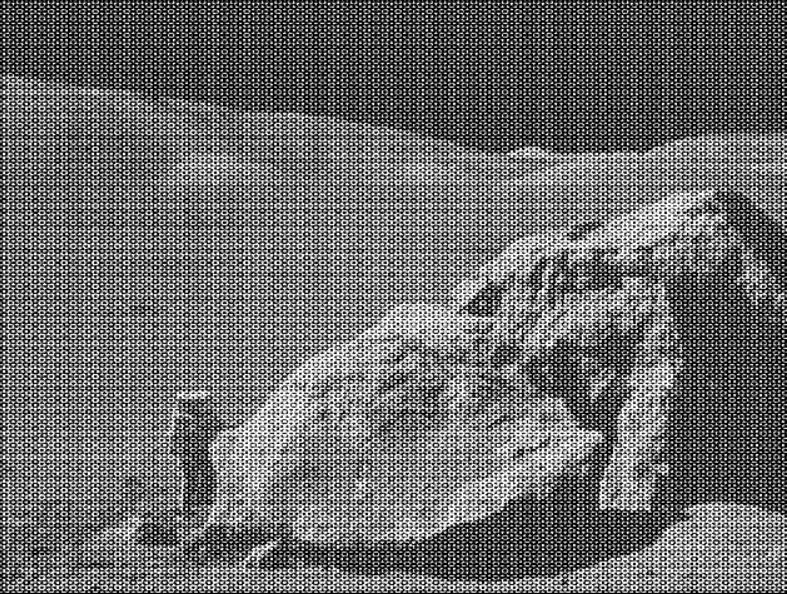
#> input picture periodic_noise.JPG, 787 x 594 px, found by its file name
$ python Lab_5.py
#> lines starting #> are read from the running program, lines starting #| are printed output that depends on the picture; after the words box and inside, x2 and y2 are one past the last pixel; in counts of white or black regions, pixels touching at a corner belong together; long printed decimals are rounded
import numpy as np
import cv2
import matplotlib.pyplot as plt


image = cv2.imread('periodic_noise.jpg', cv2.IMREAD_GRAYSCALE)
#> image: shape (594, 787); min 0, max 255, mean 107.6


# 1

dft = cv2.dft(np.float32(image), flags=cv2.DFT_COMPLEX_OUTPUT)
dft_shift = np.fft.fftshift(dft, axes=(0, 1))

magnitude = cv2.magnitude(dft_shift[:, :, 0], dft_shift[:, :, 1])
spectrum = 20 * np.log(magnitude + 1)
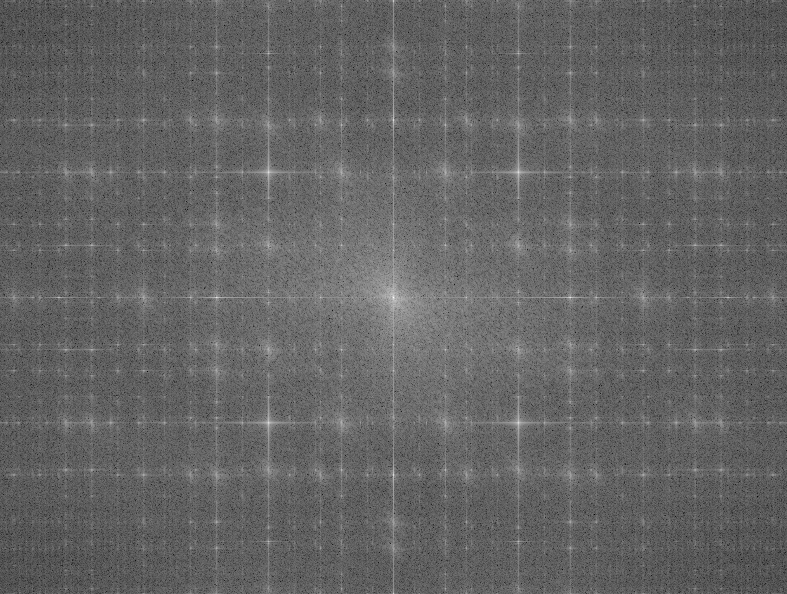
#> spectrum: shape (594, 787) float32; min 64.48, max 354.7, mean 178.8; drawn with min black and max white

plt.figure(figsize=(12, 5))

plt.subplot(1, 2, 1)
plt.imshow(image, cmap='gray')
plt.title('Оригинал')

plt.subplot(1, 2, 2)
plt.imshow(spectrum, cmap='gray')
plt.title('Спектр')

plt.tight_layout()
plt.show()


D0 = 20
h, w = image.shape
#> h = 594; w = 787
cy, cx = h // 2, w // 2
#> cy = 297; cx = 393

y = np.arange(h) - cy
#> y = 594 values from -297 to 296
x = np.arange(w) - cx
#> x = 787 values from -393 to 393
yy, xx = np.meshgrid(y, x, indexing='ij')

D2 = yy**2 + xx**2
hp = 1 - np.exp(-D2 / (2 * D0**2))

mask = np.zeros((h, w, 2), np.float32)
mask[:, :, 0] = hp
mask[:, :, 1] = hp

filtered = dft_shift * mask

magnitude = cv2.magnitude(filtered[:, :, 0], filtered[:, :, 1])
filtered_spectrum = 20 * np.log(magnitude + 1)

image_hp = cv2.idft(
    np.fft.ifftshift(filtered, axes=(0, 1)),
    flags=cv2.DFT_SCALE | cv2.DFT_REAL_OUTPUT
)

plt.figure(figsize=(15, 5))

plt.subplot(1, 3, 1)
plt.imshow(mask[:, :, 0], cmap='gray')
plt.title(f'Маска Гаусса, D0={D0}')

plt.subplot(1, 3, 2)
plt.imshow(filtered_spectrum, cmap='gray')
plt.title('Спектр после фильтрации')

plt.subplot(1, 3, 3)
plt.imshow(image_hp, cmap='gray')
plt.title('Результат фильтрации')

plt.tight_layout()
plt.show()


# 2

ksize = 11
sigma = 2.0

ax = np.arange(-(ksize // 2), ksize // 2 + 1)
xx, yy = np.meshgrid(ax, ax)

kernel = np.exp(-(xx**2 + yy**2) / (2 * sigma**2))
kernel = (kernel / kernel.sum()).astype(np.float32)

kh, kw = kernel.shape
kernel_pad = np.zeros((h, w), np.float32)
kernel_pad[:kh, :kw] = kernel

kernel_pad = np.roll(
    kernel_pad,
    (-(kh // 2), -(kw // 2)),
    axis=(0, 1)
)

dft_image = cv2.dft(
    np.float32(image),
    flags=cv2.DFT_COMPLEX_OUTPUT
)
dft_kernel = cv2.dft(kernel_pad, flags=cv2.DFT_COMPLEX_OUTPUT)

prod = cv2.mulSpectrums(dft_image, dft_kernel, flags=0)

conv = cv2.idft(
    prod,
    flags=cv2.DFT_SCALE | cv2.DFT_REAL_OUTPUT
)

conv_ref = cv2.filter2D(np.float32(image), -1, kernel)

diff = np.abs(conv - conv_ref)
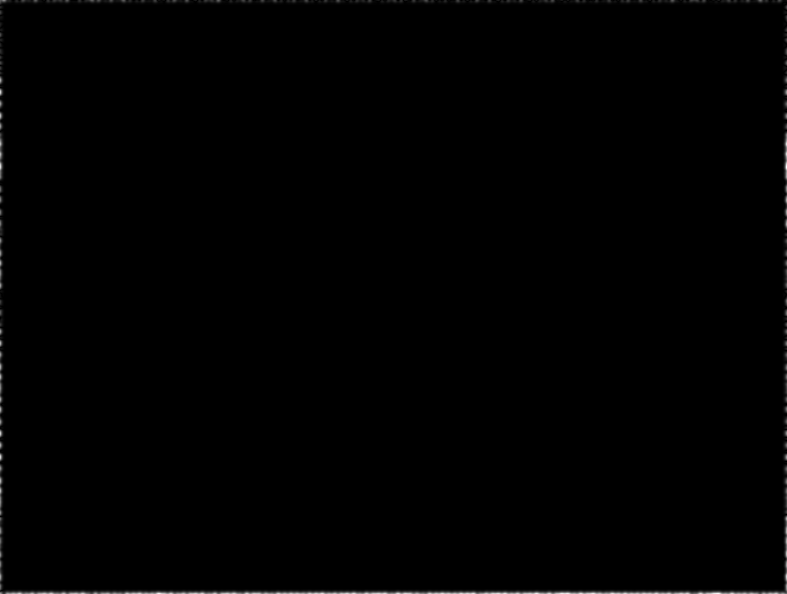
#> diff: shape (594, 787) float32; min 0, max 35.14, mean 0.1; drawn with min black and max white
diff_inner = diff[ksize:-ksize, ksize:-ksize]
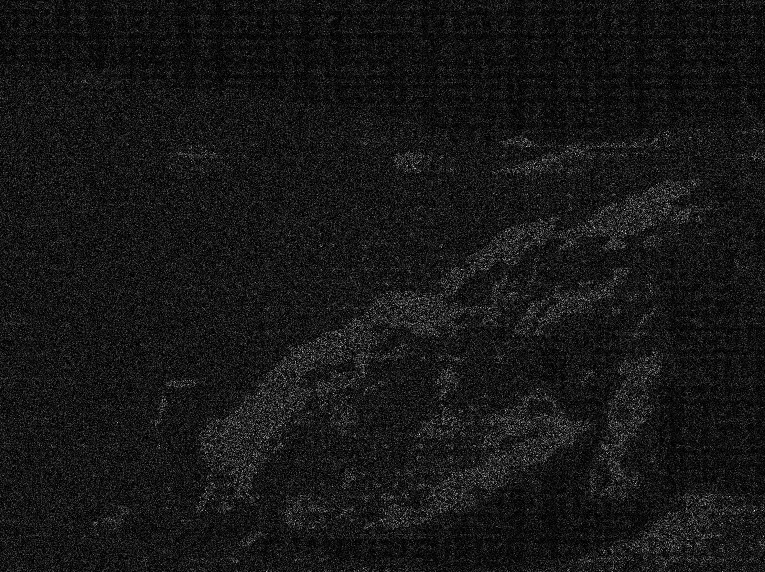
#> diff_inner: shape (572, 765) float32; min 0, max 0.000488, mean 4.54e-05; drawn with min black and max white

print('Максимальная разница внутри:', diff_inner.max())
#| Максимальная разница внутри: 0.0004883

plt.figure(figsize=(16, 5))

plt.subplot(1, 3, 1)
plt.imshow(image, cmap='gray')
plt.title('Оригинал')

plt.subplot(1, 3, 2)
plt.imshow(kernel, cmap='viridis')
plt.title('Ядро Гаусса')

plt.subplot(1, 3, 3)
plt.imshow(conv, cmap='gray')
plt.title('Свёртка через Фурье')

plt.tight_layout()
plt.show()
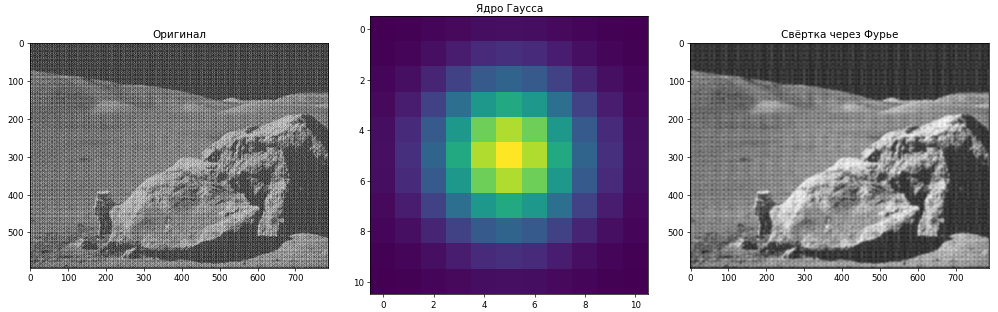
#> figure drawn by matplotlib, 3 panels


# 3

dft = cv2.dft(np.float32(image), flags=cv2.DFT_COMPLEX_OUTPUT)
dft_shift = np.fft.fftshift(dft, axes=(0, 1))

magnitude = cv2.magnitude(dft_shift[:, :, 0], dft_shift[:, :, 1])
spectrum = 20 * np.log(magnitude + 1)

T = 250
R = 50
r = 6

points = np.argwhere(spectrum > T)
#> points = 748 pairs, first value 0 to 593, second value 57 to 729
notch_mask = np.ones((h, w), np.float32)
count = 0

for y, x in points:
    if (y - cy)**2 + (x - cx)**2 > R**2:
        cv2.circle(notch_mask, (int(x), int(y)), r, 0, -1)

        sym_y = (2 * cy - int(y)) % h
        sym_x = (2 * cx - int(x)) % w
        cv2.circle(notch_mask, (sym_x, sym_y), r, 0, -1)

        count += 1
#> this loop made 748 passes
#> (y, x, sym_y, sym_x) on passes 1 to 12: (0, 393, 0, 393), (1, 393, 593, 393), (2, 393, 592, 393), (6, 341, 588, 445), (6, 445, 588, 341), (46, 216, 548, 570), (46, 393, 548, 393), (46, 570, 548, 216), (51, 268, 543, 518), (51, 518, 543, 268), (53, 268, 541, 518), (53, 518, 541, 268)
#> (sym_y, sym_x) on passes 61 to 66: (431, 518), (431, 268), (430, 518), (430, 268), (429, 518), (429, 268)
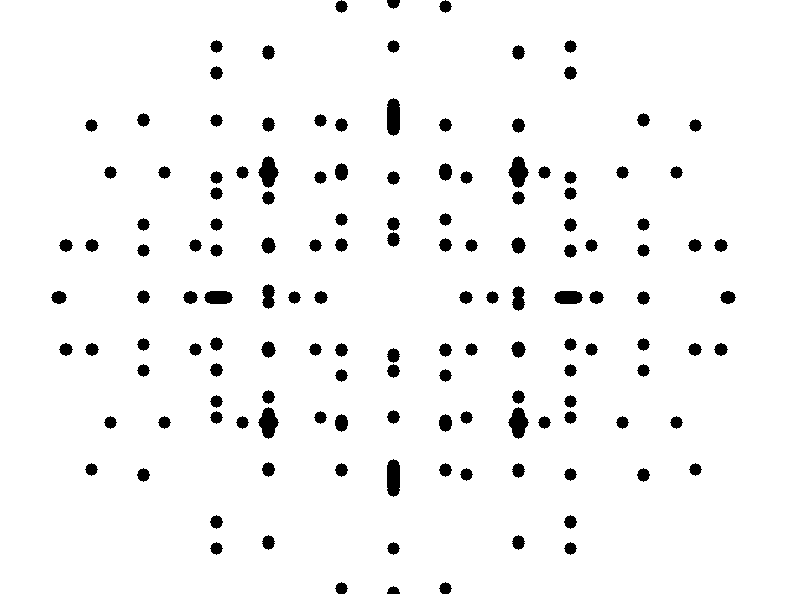
#> notch_mask: shape (594, 787) float32; values 0 (black) and 1 (white), 95.7% white; 142 black regions, largest, box (x1, y1, x2, y2) and area: (387, 98, 400, 136) 436, (387, 459, 400, 497) 436, (258, 156, 279, 188) 416
#> after the loop, count = 465

print('найденные пики:', count)
#| найденные пики: 465

mask = np.dstack([notch_mask, notch_mask])
filtered = dft_shift * mask

magnitude = cv2.magnitude(filtered[:, :, 0], filtered[:, :, 1])
filtered_spectrum = 20 * np.log(magnitude + 1)
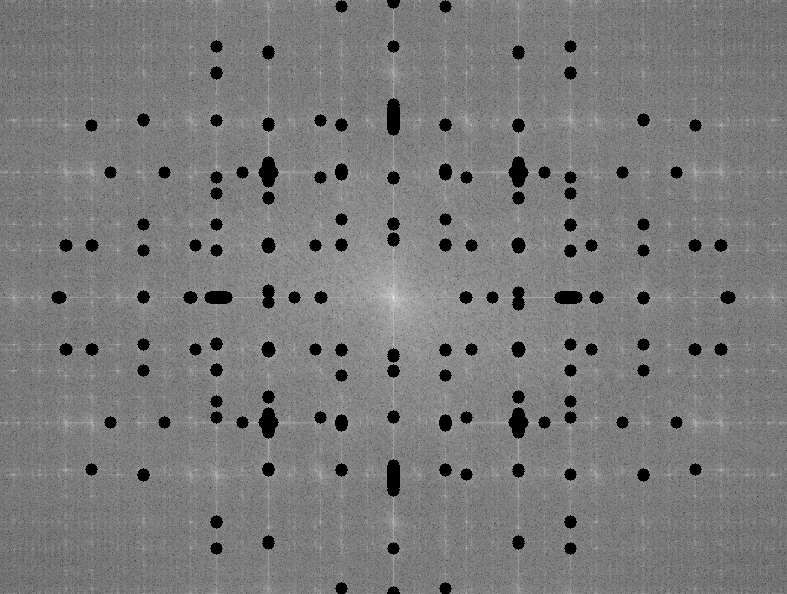
#> filtered_spectrum: shape (594, 787) float32; min 0, max 354.7, mean 170.3; drawn with min black and max white

image_clean = cv2.idft(
    np.fft.ifftshift(filtered, axes=(0, 1)),
    flags=cv2.DFT_SCALE | cv2.DFT_REAL_OUTPUT
)
image_clean = np.clip(image_clean, 0, 255).astype(np.uint8)
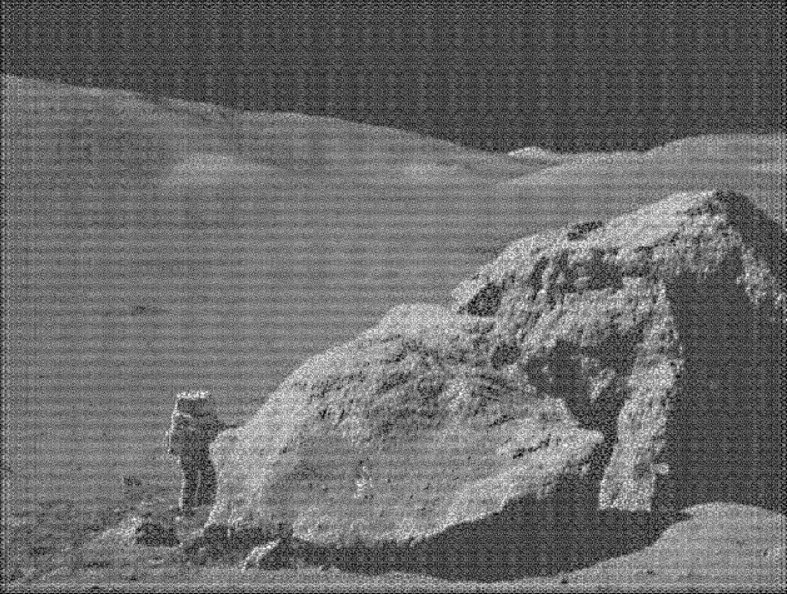
#> image_clean: shape (594, 787); min 0, max 255, mean 107.2

plt.figure(figsize=(15, 9))

plt.subplot(2, 3, 1)
plt.imshow(image, cmap='gray', vmin=0, vmax=255)
plt.title('Оригинал')

plt.subplot(2, 3, 2)
plt.imshow(spectrum, cmap='gray')
plt.title('Спектр')

plt.subplot(2, 3, 3)
plt.imshow(notch_mask, cmap='gray')
plt.title('Маска подавления шума')

plt.subplot(2, 3, 4)
plt.imshow(filtered_spectrum, cmap='gray')
plt.title('Спектр после фильтрации')

plt.subplot(2, 3, 5)
plt.imshow(image_clean, cmap='gray', vmin=0, vmax=255)
plt.title('Результат удаления шума')

plt.tight_layout()
plt.show()
